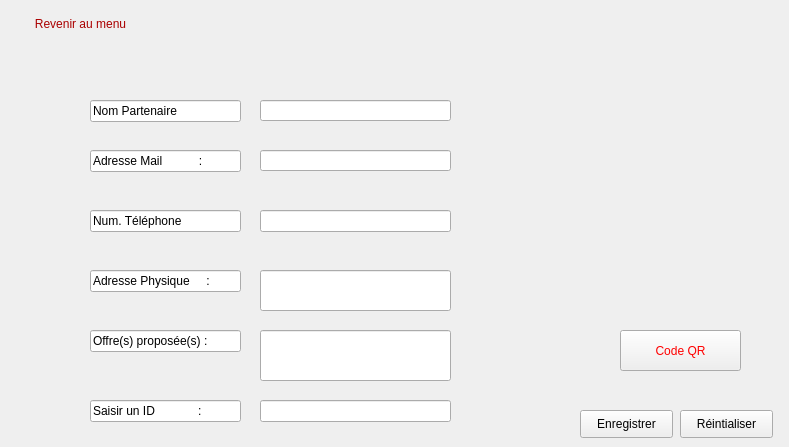
      <widget class="QWidget" name="page_14">
       <widget class="QLineEdit" name="lineEdit_18">
        <property name="geometry">
         <rect>
          <x>90</x>
          <y>270</y>
          <width>151</width>
          <height>22</height>
         </rect>
        </property>
        <property name="text">
         <string>Adresse Physique     :</string>
        </property>
        <property name="readOnly">
         <bool>true</bool>
        </property>
       </widget>
       <widget class="QLineEdit" name="lineEdit_19">
        <property name="geometry">
         <rect>
          <x>90</x>
          <y>100</y>
          <width>151</width>
          <height>22</height>
         </rect>
        </property>
        <property name="text">
         <string>Nom Partenaire</string>
        </property>
        <property name="readOnly">
         <bool>true</bool>
        </property>
       </widget>
       <widget class="QLineEdit" name="lineEdit_20">
        <property name="geometry">
         <rect>
          <x>90</x>
          <y>150</y>
          <width>151</width>
          <height>22</height>
         </rect>
        </property>
        <property name="text">
         <string>Adresse Mail           :</string>
        </property>
        <property name="readOnly">
         <bool>true</bool>
        </property>
       </widget>
       <widget class="QLineEdit" name="lineEdit_21">
        <property name="geometry">
         <rect>
          <x>90</x>
          <y>330</y>
          <width>151</width>
          <height>22</height>
         </rect>
        </property>
        <property name="text">
         <string>Offre(s) proposée(s) :</string>
        </property>
        <property name="readOnly">
         <bool>true</bool>
        </property>
       </widget>
       <widget class="QLineEdit" name="lineEdit_22">
        <property name="geometry">
         <rect>
          <x>90</x>
          <y>210</y>
          <width>151</width>
          <height>22</height>
         </rect>
        </property>
        <property name="text">
         <string>Num. Téléphone</string>
        </property>
        <property name="readOnly">
         <bool>true</bool>
        </property>
       </widget>
       <widget class="QLineEdit" name="nom_part">
        <property name="geometry">
         <rect>
          <x>260</x>
          <y>210</y>
          <width>191</width>
          <height>22</height>
         </rect>
        </property>
        <property name="styleSheet">
         <string notr="true"/>
        </property>
       </widget>
       <widget class="QLineEdit" name="adm_part">
        <property name="geometry">
         <rect>
          <x>260</x>
          <y>150</y>
          <width>191</width>
          <height>21</height>
         </rect>
        </property>
       </widget>
       <widget class="QLineEdit" name="offre_part">
        <property name="geometry">
         <rect>
          <x>260</x>
          <y>330</y>
          <width>191</width>
          <height>51</height>
         </rect>
        </property>
       </widget>
       <widget class="QLineEdit" name="adrs_part">
        <property name="geometry">
         <rect>
          <x>260</x>
          <y>270</y>
          <width>191</width>
          <height>41</height>
         </rect>
        </property>
       </widget>
       <widget class="QLineEdit" name="num_part">
        <property name="geometry">
         <rect>
          <x>260</x>
          <y>100</y>
          <width>191</width>
          <height>21</height>
         </rect>
        </property>
       </widget>
       <widget class="QPushButton" name="pushButton_55">
        <property name="geometry">
         <rect>
          <x>580</x>
          <y>410</y>
          <width>93</width>
          <height>28</height>
         </rect>
        </property>
        <property name="text">
         <string>Enregistrer</string>
        </property>
       </widget>
       <widget class="QPushButton" name="pushButton_56">
        <property name="geometry">
         <rect>
          <x>680</x>
          <y>410</y>
          <width>93</width>
          <height>28</height>
         </rect>
        </property>
        <property name="text">
         <string>Réintialiser</string>
        </property>
       </widget>
       <widget class="QLineEdit" name="lineEdit_23">
        <property name="geometry">
         <rect>
          <x>90</x>
          <y>400</y>
          <width>151</width>
          <height>22</height>
         </rect>
        </property>
        <property name="text">
         <string>Saisir un ID             :</string>
        </property>
        <property name="readOnly">
         <bool>true</bool>
        </property>
       </widget>
       <widget class="QLineEdit" name="id_part">
        <property name="geometry">
         <rect>
          <x>260</x>
          <y>400</y>
          <width>191</width>
          <height>22</height>
         </rect>
        </property>
       </widget>
       <widget class="QPushButton" name="pushButton_57">
        <property name="geometry">
         <rect>
          <x>20</x>
          <y>10</y>
          <width>121</width>
          <height>28</height>
         </rect>
        </property>
        <property name="styleSheet">
         <string notr="true">color: rgb(170, 0, 0);
border-radius: 12px;
font: 9pt &quot;Rockwell&quot;;</string>
        </property>
        <property name="text">
         <string>Revenir au menu</string>
        </property>
       </widget>
       <widget class="QPushButton" name="qrcodegen">
        <property name="geometry">
         <rect>
          <x>620</x>
          <y>330</y>
          <width>121</width>
          <height>41</height>
         </rect>
        </property>
        <property name="styleSheet">
         <string notr="true">QPushButton{
qproperty-icon: url(:/str.png);
qproperty-iconSize: 17px 17px;
text-align: center;
color:red;
}</string>
        </property>
        <property name="text">
         <string>Code QR</string>
        </property>
        <property name="icon">
         <iconset>
          <normaloff>:/str.png</normaloff>:/str.png</iconset>
        </property>
       </widget>
       <widget class="QLabel" name="qrcodecommande">
        <property name="enabled">
         <bool>true</bool>
        </property>
        <property name="geometry">
         <rect>
          <x>580</x>
          <y>110</y>
          <width>200</width>
          <height>200</height>
         </rect>
        </property>
        <property name="sizePolicy">
         <sizepolicy hsizetype="Fixed" vsizetype="Fixed">
          <horstretch>0</horstretch>
          <verstretch>0</verstretch>
         </sizepolicy>
        </property>
        <property name="minimumSize">
         <size>
          <width>200</width>
          <height>200</height>
         </size>
        </property>
        <property name="maximumSize">
         <size>
          <width>200</width>
          <height>200</height>
         </size>
        </property>
        <property name="text">
         <string/>
        </property>
       </widget>
      </widget>
